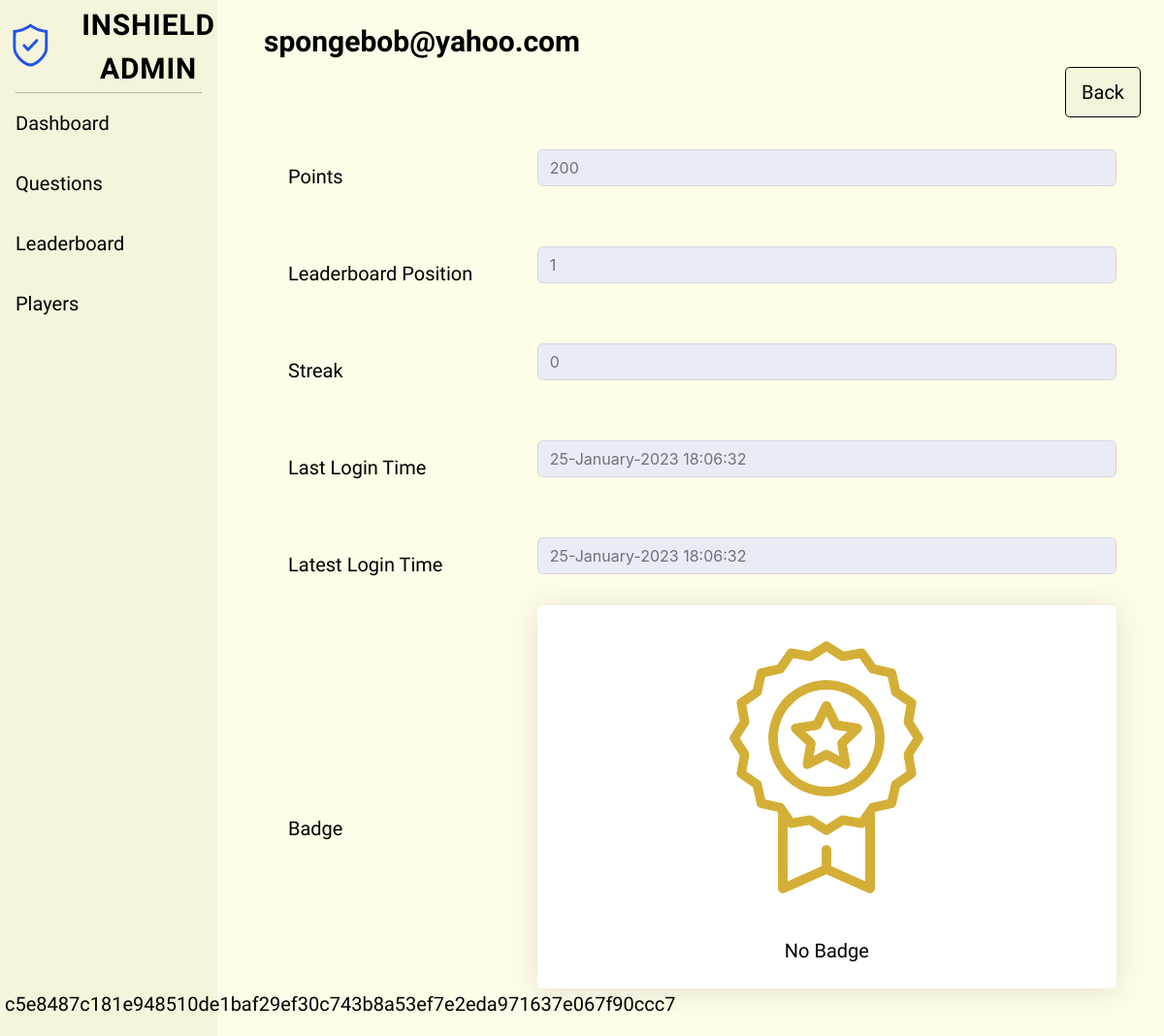
The app's page /adminPlayerDetails.php?id=4 (signed in) with its own data.
### tables this page shows
CREATE TABLE `players` (
  `playerID` int(11) NOT NULL,
  `iv` varchar(32) NOT NULL,
  `email` varchar(256) NOT NULL,
  `displayName` varchar(256) NOT NULL,
  `password` varchar(256) NOT NULL,
  `points` varchar(256) NOT NULL,
  `leaderboard_position` varchar(256) NOT NULL,
  `streak` varchar(256) NOT NULL,
  `last_login_time` varchar(256) NOT NULL,
  `latest_login_time` varchar(256) NOT NULL,
  `badge` varchar(256) NOT NULL,
  `ranking_category1` varchar(256) NOT NULL,
  `ranking_category2` varchar(256) NOT NULL,
  `ranking_category3` varchar(256) NOT NULL,
  `ranking_category4` varchar(256) NOT NULL,
  `levels` varchar(256) NOT NULL,
  `google2FA_secretKey` varchar(256) DEFAULT NULL
);

### adminPlayerDetails.php (the view, shortened to what this page needs)
<!DOCTYPE html>
<html>
    <link href="css/dataTables.min.css" rel="stylesheet">
    <link href="css/adminStyle.css" rel="stylesheet" type="text/css" />
    <link rel="stylesheet" href="https://cdn.jsdelivr.net/npm/bootstrap@5.2.3/dist/css/bootstrap.min.css">
</head>
<body id="page-top">
    <div id="wrapper">
        <?php
            include './headerFooterAdmin.php';
        ?>
        <div class="container-fluid ps-5">
            <?php
            $cipher = 'AES-128-CBC';
            $key = 'thebestsecretkey';
            if($_SERVER['REQUEST_METHOD'] == 'GET')
            {
                if(empty($_GET['id']))
                {
                    $location = "adminPlayers.php";
                    echo "<script type='text/JavaScript'>alert('Please select a player to continue');window.location='$location'</script>";
                }
                elseif(!empty($_GET['id']))
                {
                    $playerID = trim($_GET['id']);
                    $error['id'] = validateInteger($playerID);
                    $error = array_filter($error);
                    if(empty($error))
                    {
                        $con = new mysqli(DB_HOST, DB_USER, DB_PASS, DB_NAME);
                        $sql = "SELECT * FROM players WHERE playerID = ?";
                        $stmt = $con->prepare($sql);
                        $stmt->bind_param("i", $playerID);
                        $stmt->execute();
                        $result = $stmt->get_result();
                        if($row = $result -> fetch_object())
                        {
                            $iv = hex2bin($row -> iv);
                            $displayName_bin = hex2bin($row -> displayName);
                            $displayName = openssl_decrypt($displayName_bin, $cipher, $key, OPENSSL_RAW_DATA, $iv);
                            $points_bin = hex2bin($row -> points);
                            $points = openssl_decrypt($points_bin, $cipher, $key, OPENSSL_RAW_DATA, $iv);
                            $leaderboard_position_bin = hex2bin($row -> leaderboard_position);
                            $leaderboard_position = openssl_decrypt($leaderboard_position_bin, $cipher, $key, OPENSSL_RAW_DATA, $iv);
                            $streak_bin = hex2bin($row -> streak);
                            $streak = openssl_decrypt($streak_bin, $cipher, $key, OPENSSL_RAW_DATA, $iv);
                            $last_login_time_bin = hex2bin($row -> last_login_time);
                            $last_login_time = openssl_decrypt($last_login_time_bin, $cipher, $key, OPENSSL_RAW_DATA, $iv);
                            $latest_login_time_bin = hex2bin($row -> latest_login_time);
                            $latest_login_time = openssl_decrypt($latest_login_time_bin, $cipher, $key, OPENSSL_RAW_DATA, $iv);
                            $badge_bin = hex2bin($row -> badge);
                            $badge = openssl_decrypt($badge_bin, $cipher, $key, OPENSSL_RAW_DATA, $iv);
                            echo '
                            <h1 class="text-left txt fw-bold">'. $displayName .'</h1>
                            <div class="d-flex flex-row-reverse">
                                <a href="adminPlayers.php" class="btn btn-design txt txt-resize h-auto btn-txt btn-lg" role="button">Back</a>
                            </div>
                            <form class="container-fluid" action="" method="post" enctype='."'multipart/form-data'".'>
                                <table class="container-fluid">
                                    <tr>
                                        <td style="width: 30%;font-size:23px;"></td>
                                    </tr>
                                    <tr>
                                        <td><label for="points" class="txt fs-5">Points</label></td>
                                        <td style="height:100px;"><input type="text" class="form-control" id="points" value="'. $points .'" disabled/></td>
                                    </tr>
                                    <tr>
                                        <td><label for="leaderboard_position" class="txt fs-5">Leaderboard Position</label></td>
                                        <td style="height:100px;"><input type="text" class="form-control" id="leaderboard_position" value="'. $leaderboard_position .'" disabled/></td>
                                    </tr>
                                    <tr>
                                        <td><label for="streak" class="txt fs-5">Streak</label></td>
                                        <td style="height:100px;"><input type="text" class="form-control" id="streak" value="'. $streak .'" disabled/></td>
                                    </tr>
                                    <tr>
                                        <td><label for="last_login_time" class="txt fs-5">Last Login Time</label></td>
                                        <td style="height:100px;"><input type="text" class="form-control" id="last_login_time" value="'. $last_login_time .'" disabled/></td>
                                    </tr>
                                    <tr>
                                        <td><label for="latest_login_time" class="txt fs-5">Latest Login Time</label></td>
                                        <td style="height:100px;"><input type="text" class="form-control" id="latest_login_time" value="'. $latest_login_time .'" disabled/></td>
                                    </tr>
                                    <tr>
                                        <td><label for="badge" class="txt fs-5">Badge</label></td>
                                        <td class="text-center" style="height:100px;">
                                        <div class="shadow p-3 mb-5 bg-body rounded bg-white">
                                            <img src="';
                                                    if($points < 90)
                                                    {
                                                        echo 'img/sad.png';
                                                    }
                                                    elseif($points >= 90 && $points <= 100)
                                                    {
                                                        echo "img/BadgeBronze.png";
                                                    }
                                                    elseif($points >= 100 & $points<= 199)
                                                    {
                                                        echo "img/BadgeSilver.png";
                                                    }
                                                    elseif($points >= 200)
                                                    {
                                                        echo "img/BadgeGold.png";
                                                    }
                                                    echo '"
                                                    class="img-size p-3"/><br/>
                                                    <label for="badge" class="txt fs-5">';
                                                     if ($badge == 0)
                                                     {
                                                        echo "No Badge";
                                                     }
                                                     else
                                                     {
                                                        echo $badge;
                                                     }
                                                    echo
                                                    '</label>
                                                    </div>
                                                </td>
                                            </tr>
                                        </table>
                                    </form>';
                        }
                    }
                }
            }
            ?>
</body>
</html>

### adminPlayerDetails.php (style rules this page uses)
.txt { font-family: "Strait"; color: #000000 !important; }
.btn-design { border-color: #000000 !important; background-color: #F5F5DC !important; }
.txt-resize { font-size: 20px !important; }
.btn-txt { vertical-align: middle !important; padding-top:10px !important; padding-bottom:10px !important; }

### headerFooterAdmin.php (style rules this page uses)
html body { background-color: #FFFDE7; }
.txt { padding-top: 25px; font-family: "Strait"; font-size: 30px; }

### records on screen
players: displayName "spongebob@yahoo.com", points+iv "200", leaderboard_position+iv "1", streak+iv "0", last_login_time+iv "25-January-2023 18:06:32", latest_login_time+iv "25-January-2023 18:06:32"

### other values on screen
$_SESSION["aName"] "c5e8487c181e948510de1baf29ef30c743b8a53ef7e2eda971637e067f90ccc7"
